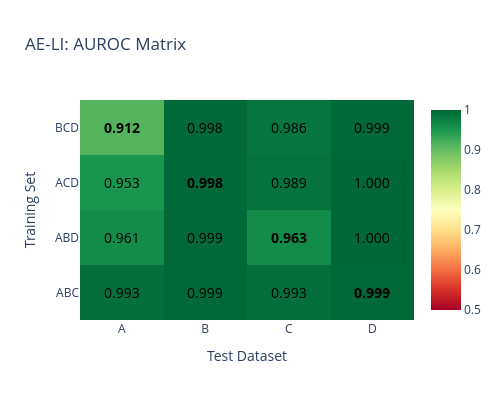
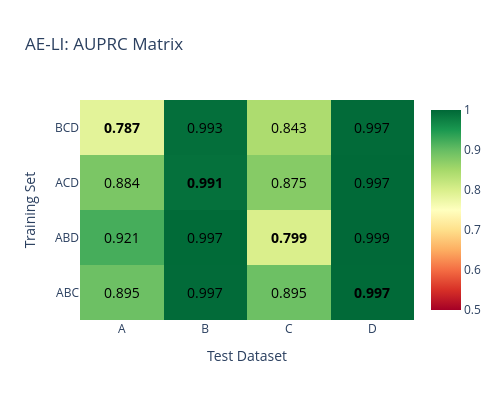
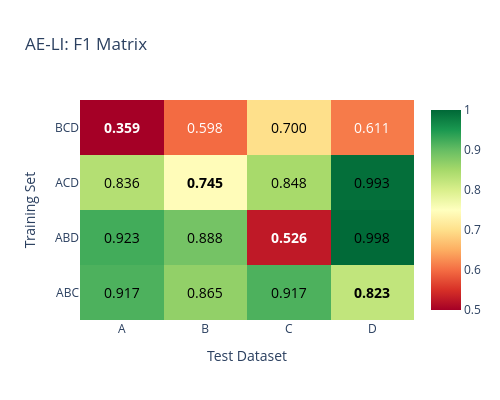

Here is the notebook cell these charts were saved with, in order:
### Markdown cell above
## AE-LI Results

### Code cell
ae_li_results = load_matrix_results(results_path, "ae_li")

fig_auroc_li = create_heatmap(ae_li_results["auroc"], "AE-LI: AUROC Matrix")
fig_auprc_li = create_heatmap(ae_li_results["auprc"], "AE-LI: AUPRC Matrix")
fig_f1_li = create_heatmap(ae_li_results["f1"], "AE-LI: F1 Matrix")

fig_auroc_li.show()
fig_auprc_li.show()
fig_f1_li.show()

save_figure(fig_auroc_li, "ae_li_auroc")
save_figure(fig_auprc_li, "ae_li_auprc")
save_figure(fig_f1_li, "ae_li_f1")

### Figure 1 — Plotly figure (JSON) as saved in the notebook; plotly's stock layout.template omitted (floating-point values rounded to 4 significant figures)
{"data": [{"colorscale": [[0, "rgb(165,0,38)"], [0.1, "rgb(215,48,39)"], [0.2, "rgb(244,109,67)"], [0.3, "rgb(253,174,97)"], [0.4, "rgb(254,224,139)"], [0.5, "rgb(255,255,191)"], [0.6, "rgb(217,239,139)"], [0.7, "rgb(166,217,106)"], [0.8, "rgb(102,189,99)"], [0.9, "rgb(26,152,80)"], [1, "rgb(0,104,55)"]], "showscale": true, "type": "heatmap", "x": ["A", "B", "C", "D"], "y": ["ABC", "ABD", "ACD", "BCD"], "z": [[0.9929, 0.999, 0.9929, 0.9993], [0.961, 0.9989, 0.9628, 0.9998], [0.9533, 0.9975, 0.989, 0.9995], [0.912, 0.9976, 0.9856, 0.9992]], "zmax": 1, "zmin": 0.5}], "layout": {"annotations": [{"font": {"color": "black", "size": 14, "weight": "normal"}, "showarrow": false, "text": "0.993", "x": "A", "y": "ABC"}, {"font": {"color": "black", "size": 14, "weight": "normal"}, "showarrow": false, "text": "0.999", "x": "B", "y": "ABC"}, {"font": {"color": "black", "size": 14, "weight": "normal"}, "showarrow": false, "text": "0.993", "x": "C", "y": "ABC"}, {"font": {"color": "black", "size": 14, "weight": "bold"}, "showarrow": false, "text": "0.999", "x": "D", "y": "ABC"}, {"font": {"color": "black", "size": 14, "weight": "normal"}, "showarrow": false, "text": "0.961", "x": "A", "y": "ABD"}, {"font": {"color": "black", "size": 14, "weight": "normal"}, "showarrow": false, "text": "0.999", "x": "B", "y": "ABD"}, {"font": {"color": "black", "size": 14, "weight": "bold"}, "showarrow": false, "text": "0.963", "x": "C", "y": "ABD"}, {"font": {"color": "black", "size": 14, "weight": "normal"}, "showarrow": false, "text": "1.000", "x": "D", "y": "ABD"}, {"font": {"color": "black", "size": 14, "weight": "normal"}, "showarrow": false, "text": "0.953", "x": "A", "y": "ACD"}, {"font": {"color": "black", "size": 14, "weight": "bold"}, "showarrow": false, "text": "0.998", "x": "B", "y": "ACD"}, {"font": {"color": "black", "size": 14, "weight": "normal"}, "showarrow": false, "text": "0.989", "x": "C", "y": "ACD"}, {"font": {"color": "black", "size": 14, "weight": "normal"}, "showarrow": false, "text": "1.000", "x": "D", "y": "ACD"}, {"font": {"color": "black", "size": 14, "weight": "bold"}, "showarrow": false, "text": "0.912", "x": "A", "y": "BCD"}, {"font": {"color": "black", "size": 14, "weight": "normal"}, "showarrow": false, "text": "0.998", "x": "B", "y": "BCD"}, {"font": {"color": "black", "size": 14, "weight": "normal"}, "showarrow": false, "text": "0.986", "x": "C", "y": "BCD"}, {"font": {"color": "black", "size": 14, "weight": "normal"}, "showarrow": false, "text": "0.999", "x": "D", "y": "BCD"}], "height": 400, "title": {"text": "AE-LI: AUROC Matrix"}, "width": 500, "xaxis": {"title": {"text": "Test Dataset"}}, "yaxis": {"title": {"text": "Training Set"}}}}

### Figure 2 — Plotly figure (JSON) as saved in the notebook; plotly's stock layout.template omitted (floating-point values rounded to 4 significant figures)
{"data": [{"colorscale": [[0, "rgb(165,0,38)"], [0.1, "rgb(215,48,39)"], [0.2, "rgb(244,109,67)"], [0.3, "rgb(253,174,97)"], [0.4, "rgb(254,224,139)"], [0.5, "rgb(255,255,191)"], [0.6, "rgb(217,239,139)"], [0.7, "rgb(166,217,106)"], [0.8, "rgb(102,189,99)"], [0.9, "rgb(26,152,80)"], [1, "rgb(0,104,55)"]], "showscale": true, "type": "heatmap", "x": ["A", "B", "C", "D"], "y": ["ABC", "ABD", "ACD", "BCD"], "z": [[0.8948, 0.9969, 0.8948, 0.9974], [0.921, 0.9973, 0.7989, 0.999], [0.8838, 0.9907, 0.8752, 0.9974], [0.7867, 0.993, 0.8428, 0.9968]], "zmax": 1, "zmin": 0.5}], "layout": {"annotations": [{"font": {"color": "black", "size": 14, "weight": "normal"}, "showarrow": false, "text": "0.895", "x": "A", "y": "ABC"}, {"font": {"color": "black", "size": 14, "weight": "normal"}, "showarrow": false, "text": "0.997", "x": "B", "y": "ABC"}, {"font": {"color": "black", "size": 14, "weight": "normal"}, "showarrow": false, "text": "0.895", "x": "C", "y": "ABC"}, {"font": {"color": "black", "size": 14, "weight": "bold"}, "showarrow": false, "text": "0.997", "x": "D", "y": "ABC"}, {"font": {"color": "black", "size": 14, "weight": "normal"}, "showarrow": false, "text": "0.921", "x": "A", "y": "ABD"}, {"font": {"color": "black", "size": 14, "weight": "normal"}, "showarrow": false, "text": "0.997", "x": "B", "y": "ABD"}, {"font": {"color": "black", "size": 14, "weight": "bold"}, "showarrow": false, "text": "0.799", "x": "C", "y": "ABD"}, {"font": {"color": "black", "size": 14, "weight": "normal"}, "showarrow": false, "text": "0.999", "x": "D", "y": "ABD"}, {"font": {"color": "black", "size": 14, "weight": "normal"}, "showarrow": false, "text": "0.884", "x": "A", "y": "ACD"}, {"font": {"color": "black", "size": 14, "weight": "bold"}, "showarrow": false, "text": "0.991", "x": "B", "y": "ACD"}, {"font": {"color": "black", "size": 14, "weight": "normal"}, "showarrow": false, "text": "0.875", "x": "C", "y": "ACD"}, {"font": {"color": "black", "size": 14, "weight": "normal"}, "showarrow": false, "text": "0.997", "x": "D", "y": "ACD"}, {"font": {"color": "black", "size": 14, "weight": "bold"}, "showarrow": false, "text": "0.787", "x": "A", "y": "BCD"}, {"font": {"color": "black", "size": 14, "weight": "normal"}, "showarrow": false, "text": "0.993", "x": "B", "y": "BCD"}, {"font": {"color": "black", "size": 14, "weight": "normal"}, "showarrow": false, "text": "0.843", "x": "C", "y": "BCD"}, {"font": {"color": "black", "size": 14, "weight": "normal"}, "showarrow": false, "text": "0.997", "x": "D", "y": "BCD"}], "height": 400, "title": {"text": "AE-LI: AUPRC Matrix"}, "width": 500, "xaxis": {"title": {"text": "Test Dataset"}}, "yaxis": {"title": {"text": "Training Set"}}}}

### Figure 3 — Plotly figure (JSON) as saved in the notebook; plotly's stock layout.template omitted (floating-point values rounded to 4 significant figures)
{"data": [{"colorscale": [[0, "rgb(165,0,38)"], [0.1, "rgb(215,48,39)"], [0.2, "rgb(244,109,67)"], [0.3, "rgb(253,174,97)"], [0.4, "rgb(254,224,139)"], [0.5, "rgb(255,255,191)"], [0.6, "rgb(217,239,139)"], [0.7, "rgb(166,217,106)"], [0.8, "rgb(102,189,99)"], [0.9, "rgb(26,152,80)"], [1, "rgb(0,104,55)"]], "showscale": true, "type": "heatmap", "x": ["A", "B", "C", "D"], "y": ["ABC", "ABD", "ACD", "BCD"], "z": [[0.9166, 0.8654, 0.9166, 0.8232], [0.9234, 0.8884, 0.5261, 0.9983], [0.8362, 0.7445, 0.8479, 0.9932], [0.3585, 0.5981, 0.7002, 0.6111]], "zmax": 1, "zmin": 0.5}], "layout": {"annotations": [{"font": {"color": "black", "size": 14, "weight": "normal"}, "showarrow": false, "text": "0.917", "x": "A", "y": "ABC"}, {"font": {"color": "black", "size": 14, "weight": "normal"}, "showarrow": false, "text": "0.865", "x": "B", "y": "ABC"}, {"font": {"color": "black", "size": 14, "weight": "normal"}, "showarrow": false, "text": "0.917", "x": "C", "y": "ABC"}, {"font": {"color": "black", "size": 14, "weight": "bold"}, "showarrow": false, "text": "0.823", "x": "D", "y": "ABC"}, {"font": {"color": "black", "size": 14, "weight": "normal"}, "showarrow": false, "text": "0.923", "x": "A", "y": "ABD"}, {"font": {"color": "black", "size": 14, "weight": "normal"}, "showarrow": false, "text": "0.888", "x": "B", "y": "ABD"}, {"font": {"color": "white", "size": 14, "weight": "bold"}, "showarrow": false, "text": "0.526", "x": "C", "y": "ABD"}, {"font": {"color": "black", "size": 14, "weight": "normal"}, "showarrow": false, "text": "0.998", "x": "D", "y": "ABD"}, {"font": {"color": "black", "size": 14, "weight": "normal"}, "showarrow": false, "text": "0.836", "x": "A", "y": "ACD"}, {"font": {"color": "black", "size": 14, "weight": "bold"}, "showarrow": false, "text": "0.745", "x": "B", "y": "ACD"}, {"font": {"color": "black", "size": 14, "weight": "normal"}, "showarrow": false, "text": "0.848", "x": "C", "y": "ACD"}, {"font": {"color": "black", "size": 14, "weight": "normal"}, "showarrow": false, "text": "0.993", "x": "D", "y": "ACD"}, {"font": {"color": "white", "size": 14, "weight": "bold"}, "showarrow": false, "text": "0.359", "x": "A", "y": "BCD"}, {"font": {"color": "white", "size": 14, "weight": "normal"}, "showarrow": false, "text": "0.598", "x": "B", "y": "BCD"}, {"font": {"color": "black", "size": 14, "weight": "normal"}, "showarrow": false, "text": "0.700", "x": "C", "y": "BCD"}, {"font": {"color": "white", "size": 14, "weight": "normal"}, "showarrow": false, "text": "0.611", "x": "D", "y": "BCD"}], "height": 400, "title": {"text": "AE-LI: F1 Matrix"}, "width": 500, "xaxis": {"title": {"text": "Test Dataset"}}, "yaxis": {"title": {"text": "Training Set"}}}}
